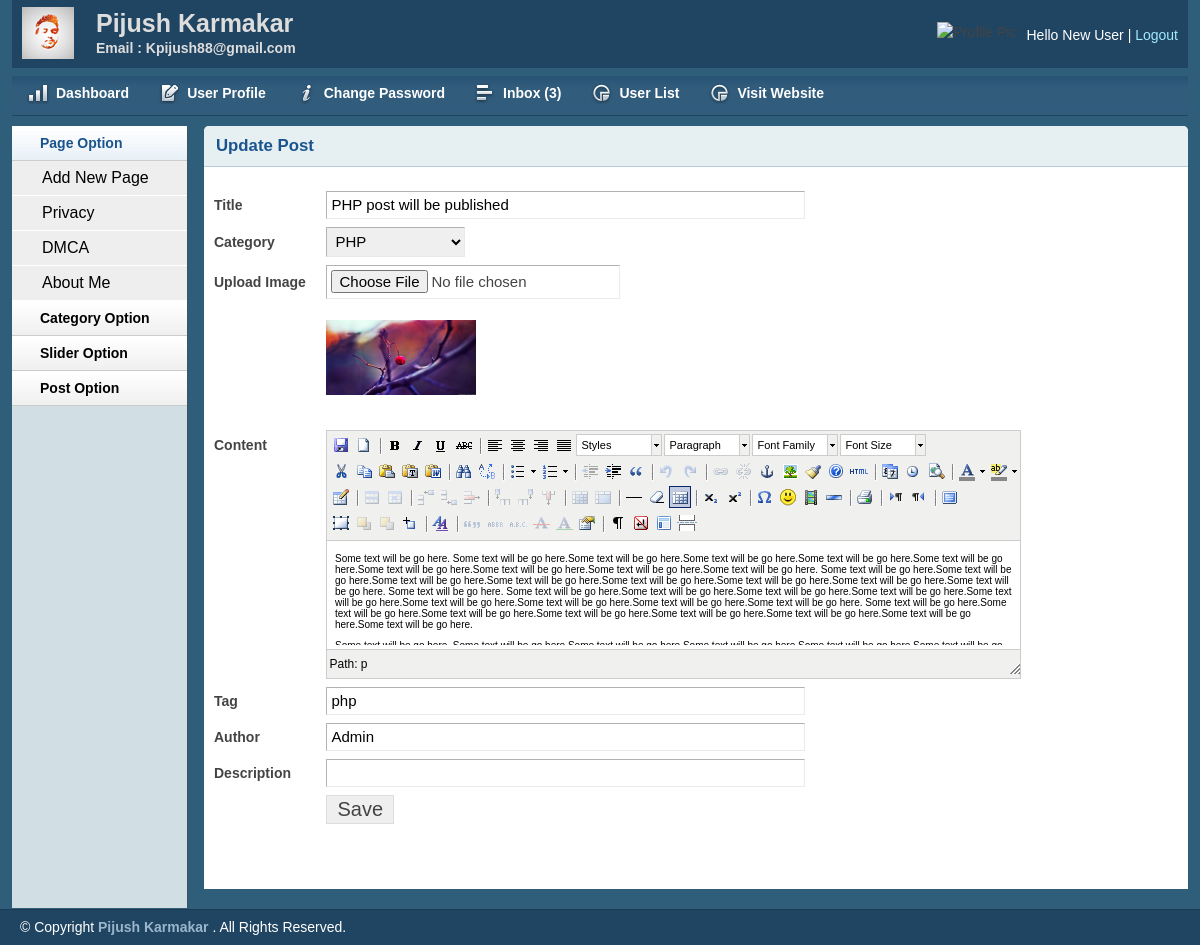
Page /admin/editpost.php?editpostid=10 (signed in) on the committed database.
### tables this page shows
CREATE TABLE `tbl_page` (
  `id` int(11) NOT NULL,
  `name` varchar(255) NOT NULL,
  `body` text NOT NULL
);

CREATE TABLE `tbl_post` (
  `id` int(11) NOT NULL,
  `userid` int(11) NOT NULL,
  `cat` int(11) NOT NULL,
  `title` varchar(255) NOT NULL,
  `body` text NOT NULL,
  `image` varchar(255) NOT NULL,
  `author` varchar(50) NOT NULL,
  `tags` varchar(255) NOT NULL,
  `date` timestamp NOT NULL DEFAULT CURRENT_TIMESTAMP,
  `description` text
);

CREATE TABLE `tbl_category` (
  `id` int(11) NOT NULL,
  `userid` int(11) NOT NULL,
  `name` varchar(50) NOT NULL
);

### lib/session.php (called while the page is built, shortened)
<?php
    class session{
         public static function get($key){
         	if(isset($_SESSION[$key]) ){
         		return $_SESSION[$key];
         	}
         	else{
         		return false;
         	}
         }
    }
 ?>

### lib/Database.php (called while the page is built, shortened)
<?php
Class Database{
	public $host   = DB_HOST;
	public $user   = DB_USER;
	public $pass   = DB_PASS;
	public $dbname = DB_NAME;
	public $link;
	private function connectDB(){
	$this->link = new mysqli($this->host, $this->user, $this->pass, $this->dbname);
 }
	public function select($query){
		$result = $this->link->query($query) or die($this->link->error.__LINE__);
		if($result->num_rows > 0){
			return $result;
		} else {
			return false;
		}
	}
}

### admin/editpost.php (the view, shortened to what this page needs)
<?php
  include 'inc/header.php';
  include 'inc/sidebar.php';
?>
<?php
  if(!isset($_GET['editpostid']) || $_GET['editpostid'] == NULL ){
    echo "<script>window.location='postlist.php';</script>";
  }
  else{
    $postid = $_GET['editpostid'];
  }
 ?>
<div class="grid_10">
    <div class="box round first grid">
        <h2> Update Post</h2>
    <div class="block">
<?php
     $query = "SELECT * FROM tbl_post WHERE id='$postid' ";
     $getpost = $db->select($query);
     while($postresult = $getpost->fetch_assoc() ){
 ?>
       <form action="" method="post" enctype="multipart/form-data">
            <table class="form">
                <tr>
                    <td>
                        <label>Title</label>
                    </td>
                    <td>
                        <input type="text" name="title" value="<?php echo $postresult['title']; ?>" class="medium" />
                    </td>
                </tr>
                <tr>
                    <td>
                        <label>Category</label>
                    </td>
                    <td>
                        <select id="select" name="cat">
                            <?php
                       $query = "SELECT * FROM tbl_category";
                       $category = $db->select($query);
                       if($category){
                          while($result = $category->fetch_assoc() ){
                             ?>
                            <option
<?php if($postresult['cat'] == $result['id'] ){  ?>
  selected="selected";
 <?php   } ?>
                             value="<?php echo $result['id']; ?>"><?php echo $result['name']; ?></option>
                    <?php  }  }  ?>
                        </select>
                    </td>
                </tr>
                <tr>
                    <td>
                        <label>Upload Image</label>
                    </td>
                    <td>
                     <input type="file" name="image" /> <br><br>
                     <div  class="editpostimg">
                       <img src="<?php echo $postresult['image']; ?>" height="75px" width="150px" >
                     </div> <br>
                    </td>
                </tr>
                <tr>
                    <td style="vertical-align: top; padding-top: 9px;">
                        <label>Content</label>
                    </td>
                    <td>
                    </td>
                </tr>
                 <tr>
                    <td>
                        <label>Tag</label>
                    </td>
                    <td>
                        <input type="text" name="tags" value="<?php echo $postresult['tags']; ?>" class="medium" />
                    </td>
                </tr>
                 <tr>
                    <td>
                        <label>Author</label>
                    </td>
                    <td>
                        <input type="text" name="author" value="<?php echo $postresult['author']; ?>" class="medium" />
                    </td>
                </tr>
                 <tr>
                    <td>
                        <label>Description</label>
                    </td>
                    <td>
                        <input type="text" name="description" value="<?php echo $postresult['description']; ?>" class="medium" />
                    </td>
                </tr>
			        	<tr>
                    <td></td>
                    <td>
                        <input type="submit" name="submit" Value="Save" />
                    </td>
                </tr>
            </table>
            </form>
<?php } ?>
        </div>
    </div>
</div>
<?php
  include 'inc/footer.php';
?>

### admin/inc/sidebar.php (shortened to what this page needs)
        <div class="grid_2">
            <div class="box sidemenu">
                <div class="block" id="section-menu">
                    <ul class="section menu">
                         <li><a class="menuitem">Page Option</a>
                            <ul class="submenu">
<?php if(session::get('usrRole')=='0' || session::get('usrRole')=='1'  ){  ?>
         <li><a href="addpage.php">Add New Page</a></li>
<?php } ?>
    <?php
           $query = "SELECT * FROM tbl_page ";
           $pages = $db->select($query);
           if($pages){
           while($result = $pages->fetch_assoc() ){
     ?>
     <li><a href="page.php?pageid=<?php echo $result['id']; ?>"><?php echo $result['name']; ?></a></li>
     <?php } } ?>
                            </ul>
                        </li>
                        <li><a class="menuitem">Category Option </a>
                        </li>
                        <li><a class="menuitem">Slider Option </a>
                        </li>
                        <li><a class="menuitem">Post Option</a>
                        </li>
                    </ul>
                </div>
            </div>
        </div>

### admin/css/layout.css (style rules this page uses)
body { background: #fff none repeat scroll 0 0; color: #444; font-size: 14px; padding: 0; }
a { color: #000; font-weight:bold; text-decoration: none; }
h1, h2, h3, h4, h5, h6 { line-height:1.2em; margin-bottom:.3em; }
h2 { margin-top:1em; }
.box { background:#fff; margin-bottom:20px; padding:10px 10px 10px 10px; margin-left:-8px; }
.box.grid { padding-bottom:40px; }
.box.round { -moz-border-radius: 5px 5px 0px 0px; -webkit-border-radius: 5px 5px 0px 0px; border-radius: 5px 5px 0px 0px; }
.box h2 { font-size:1.2em; font-weight:bold; color:#1B548D; background:#E6F0F3; margin:-10px -10px 0 -10px; padding:10px 12px; border-bottom:1px solid #B3CBD6; -moz-border-radius: 5px 5px 0px 0px; -webkit-border-radius: 5px 5px 0px 0px; border-radius: 5px 5px 0px 0px; }
.box.first { min-height: 406px; }
.block { padding-top:20px; }
.box.sidemenu { background-color:#D1DEE4; border-right:1px solid #3A5665; padding:0px; margin:0px; cursor:pointer; }
.box.sidemenu .block { padding-top:0px; margin-top:0px; }
ul, ol { padding-top:0; }
ul.menu { list-style:none; border-top:1px solid #bbb; }
ul.menu li { margin:0; }
ul.menu li a { display:block; padding:4px 10px; border-bottom:1px solid #ccc; }
ul.menu ul { list-style:none; margin:0; }
ul.menu ul li a { padding-left:30px; }
ul.section { border-top:0; margin-bottom:0; }
ul.section li a { background:url(../img/sidemenu-repeat.jpg) repeat-x; line-height:26px; padding-left:28px; }
ul.section li li a { background:#ddd; border-bottom:1px solid #eee; }
ul.section ul li { text-transform:none; }
ul.section ul.current li a { background: #eee none repeat scroll 0 0; border-bottom: 1px solid #fff; font-size: 16px; font-weight: normal; }
ul.section li a.current { color:#1B548D; background:url(../img/sidemenu-repeat-hover.jpg) repeat-x; }
table.form { width:100%; }
table.form td { padding:4px 0px; }
table.form label { font-weight:bold; }
table.form input, table.form select { font-size: 15px; padding: 4px 4px 5px 4px; border-top: 1px solid #b3b3b3; border-left: 1px solid #b3b3b3; border-right: 1px solid #eaeaea; border-bottom: 1px solid #eaeaea; }
table.form input[type="submit"] { border: 1px solid #ddd; color: #444; cursor: pointer; font-size: 20px; padding: 2px 10px; }
input.medium { width: 55%; }
.block { padding-bottom:1px; }

### admin/js/tiny-mce/themes/advanced/skins/default/content.css (style rules this page uses)
body, td, pre { color:#000; font-family:Verdana, Arial, Helvetica, sans-serif; font-size:10px; margin:8px; }
body { background:#FFF; }
h2 { font-size: 1.5em }
img { border:0; }
table, img, hr, .mceItemAnchor { cursor:default }
table td, table th { cursor:text }

### rows in the picture
tbl_page: name "Privacy"
tbl_page: name "DMCA"
tbl_page: name "About Me"
tbl_post: title "PHP post will be published", cat "PHP", image (picture), tags "php", author "Admin"

### other values in the picture
session::get('username') "New User"
$count "3"
